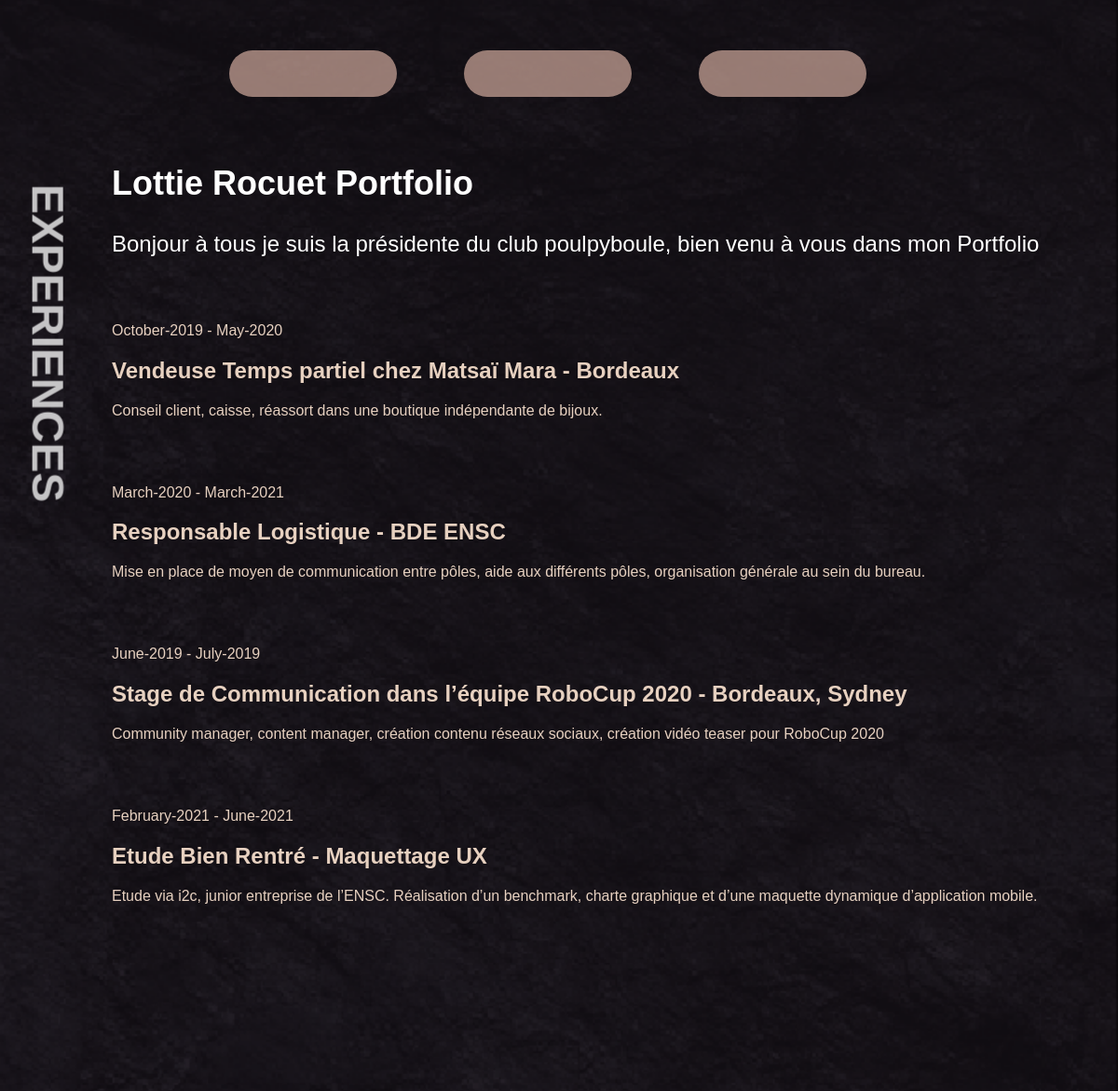
The app's page /Experiences.php with its own data.
### tables this page shows
CREATE TABLE `pages` (
  `Id_Pages` int(11) NOT NULL,
  `DateDebut` date NOT NULL,
  `DateFin` date DEFAULT NULL,
  `Titre` text NOT NULL,
  `Localisation` text DEFAULT NULL,
  `Description` text DEFAULT NULL,
  `Lien` varchar(50) DEFAULT NULL,
  `Type` smallint(6) NOT NULL,
  `LienImg` text DEFAULT NULL,
  `Id_User` varchar(50) NOT NULL
);

### Experiences.php (the view, shortened to what this page needs)
<?php
  include_once "Fonctions.php";
  include_once "NavBarre.php";
  $req = $bdd->query('SELECT * FROM pages  WHERE pages.Type = 0 ');
?>
<!DOCTYPE html>
<html>
<head>
  <link rel="stylesheet" href="stylesheet.css">
</head>
<body>
  <div class ="contenant">
    <div class = "titre">
      <h1> EXPERIENCES </h1>
  </div>
    <div class = "presentation">
      <h2>Lottie Rocuet Portfolio</h2>
        Bonjour à tous je suis la présidente du club poulpyboule, bien venu à vous dans mon Portfolio
    </div>
  <?php foreach ($req as $result) { ?>
      <div class="experiences">
      <?php
        $dateDeb = date_create( $result['DateDebut']);
        echo date_format($dateDeb,"F-Y");?>
          -
        <?php
        $dateFin = date_create( $result['DateFin']);
        echo date_format($dateFin,"F-Y");  ?>
          <h2>
          <strong>
            <?php echo $result["Titre"]?>
          </strong> -
            <?php echo $result["Localisation"]?>
          </h2>
            <?php echo $result["Description"]?>
      </div>
  <?php } ?>
  </div>
</body>
</html>

### stylesheet.css (style rules this page uses)
html, body { margin:0; padding:0; }
.presentation { font-family: monserrat, sans-serif; color: #ffffff; font-size: 150%; text-align: left; position: static; margin-top:-5%; }
.titre { font-family: monserrat, sans-serif; color: #ffffff; position: fixed; transform: rotate(90deg); font-size: 150%; padding :20px; min-width: 350px; top: 25%; left: -12%; opacity:75%; }
.contenant { background-image: url(images/fond.png); background-repeat: no-repeat; background-attachment:fixed; background-size: 100%; background-position: 100%; font-family: monserrat, sans-serif; color: #e7d1c0; text-align: left; display: flex; flex-direction: column; row-gap: 70px; padding-left: 10%; padding-bottom: 200px; }
.experiences { opacity:100%; }

### records on screen
pages: DateDebut "October-2019", DateFin "May-2020", Titre "Vendeuse Temps partiel chez Matsaï Mara", Localisation "Bordeaux", Description "Conseil client, caisse, réassort dans une boutique indépendante de bijoux."
pages: DateDebut "March-2020", DateFin "March-2021", Titre "Responsable Logistique", Localisation "BDE ENSC", Description "Mise en place de moyen de communication entre pôles, aide aux différents pôles, organisation générale au sein du bureau."
pages: DateDebut "June-2019", DateFin "July-2019", Titre "Stage de Communication dans l’équipe RoboCup 2020", Localisation "Bordeaux, Sydney", Description "Community manager, content manager, création contenu réseaux sociaux, création vidéo teaser pour RoboCup 2020"
pages: DateDebut "February-2021", DateFin "June-2021", Titre "Etude Bien Rentré", Localisation "Maquettage UX", Description "Etude via i2c, junior entreprise de l’ENSC. Réalisation d’un benchmark, charte graphique et d’une maquette dynamique d’application mobile."
